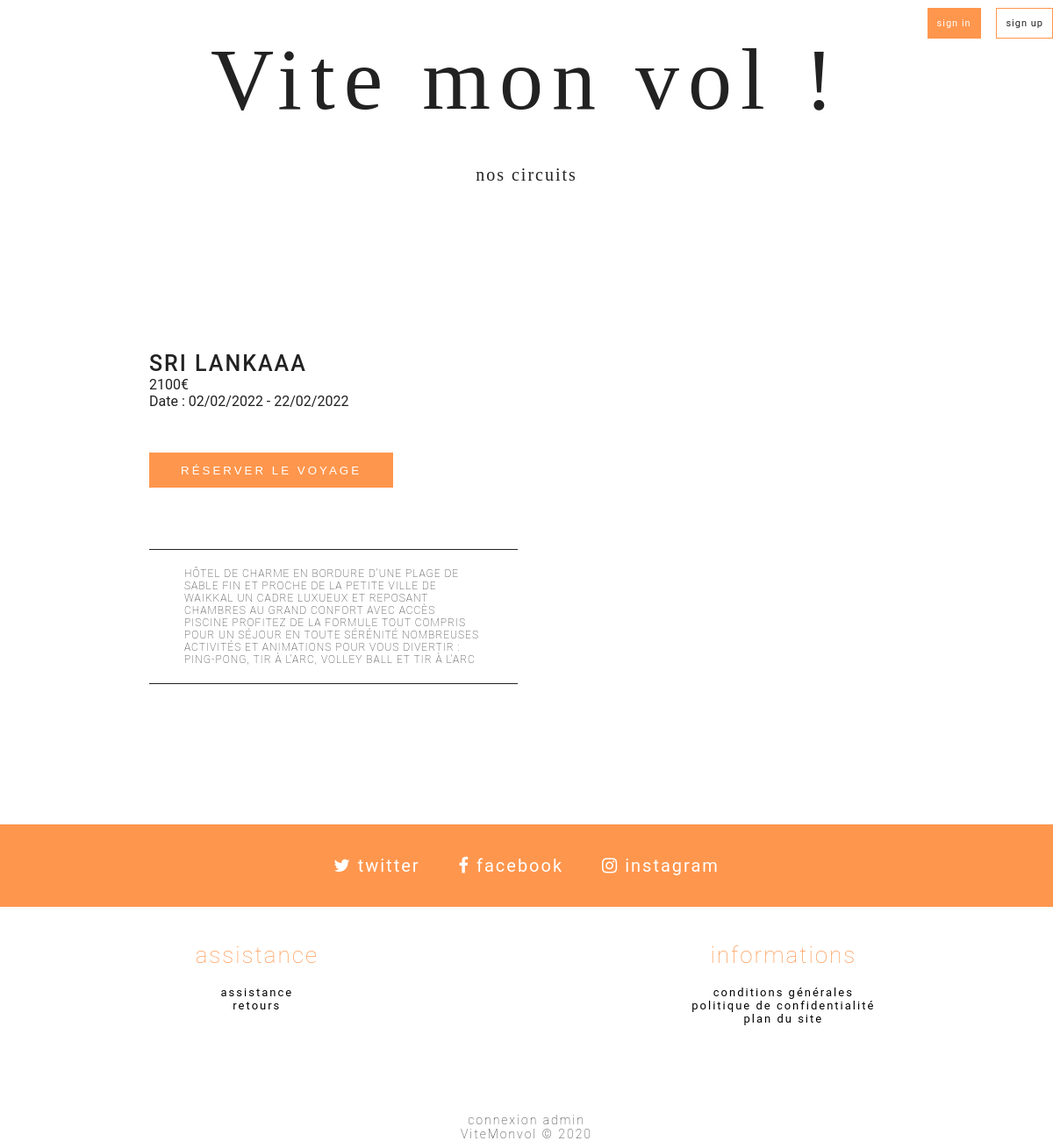
The app's page /?action=trip&id=1 with its own data.
### tables this page shows
CREATE TABLE `trip` (
  `id` int(11) NOT NULL AUTO_INCREMENT,
  `name` varchar(256) NOT NULL,
  `date` varchar(256) NOT NULL,
  `description` text NOT NULL,
  `maximumTravellers` int(11) DEFAULT NULL,
  `link` varchar(255) DEFAULT NULL,
  `picture` varchar(255) DEFAULT NULL,
  `price` int(11) NOT NULL,
  PRIMARY KEY (`id`)
);

### model/trip/TripManager.php (called while the page is built, shortened)
<?php
class TripManager
{
    private $_db;
    public function setDb(PDO $db)
    {
        $this->_db = $db;
    }
    public function get($id)
    {
        $q = $this->_db->prepare('SELECT * FROM trip WHERE id = :id');
        $q->execute([':id' => $id]);
        $trip = $q->fetch(PDO::FETCH_ASSOC);
        return $trip;
    }
}

### model/booking/BookingManager.php (called while the page is built, shortened)
<?php
class BookingManager
{
    private $_db;
    public function setDb(PDO $db)
    {
        $this->_db = $db;
    }
    public function getBookingTrip($id)
    {
        $requete = 'SELECT * FROM booking WHERE tripId = ' . $id;
        $result = $this->_db->query($requete);
        $rows = $result->fetchAll();
        return $rows;
    }
}

### view/trip/trip-view.php (the view, shortened to what this page needs)
<section id="wrapper">
    <div class="card">
        <div class="card-list">
            <div class="description">
                <h4><?php echo $trip['name']; ?></h4>
                <p><?php echo $trip['price']; ?>&euro;</p>
                <p>Date : <?php echo $trip['date']; ?></p>
                <?php if ($maximumTravellers - $countBooking !== 0 ) { ?>
                    <?php if (!$bookingExists) {?>
                        <br>
                            <button id="add-to-booking" value="<?php echo $trip['id']; ?>" onclick="return(bookTrip(<?php echo $trip['id']; ?>));">Réserver le voyage</button>
                        <br>
                    <?php } else { ?>
                        <button style="opacity:50%;" id="add-to-bag" value="<?php echo $trip['id']; ?>" >Voyage réservé</button>
                    <?php } ?>
                <?php } else if ($maximumTravellers == $countBooking) { ?>
                    <button style="opacity:50%;" id="add-to-bag" value="<?php echo $trip['id']; ?>" >Voyage complet </button>
                <?php } ?>
                <p id="text-sign-in"> </p>
                <div class="delivery">
                    <p><?php echo $trip['description']; ?></p>
                </div>
            </div>
        </div>
    </div>
</section>
<?php require ROOT_PATH . 'view/layout.php'; ?>

### public/css/style.css (style rules this page uses)
body { font-family: Roboto, Arial, Helvetica, sans-serif; color: var(--color-default); }
#wrapper { width: 100%; text-align: center; padding-top: 30px; }
#text-sign-in, #text-sign-up, #text-product { font-size: 1.2rem; padding: 1rem; color: var(--color-error); font-weight: 400; }
.card { text-align: center; }
.card-list { text-align: left; margin: 0; }
.description { margin-top: 5rem; padding: 1rem; }
.description h4 { letter-spacing: 0.2rem; text-transform: uppercase; font-size: 2.5rem; font-weight: 500; }
#add-to-bag, #checkout, #add-to-booking { margin-top: 3rem; height: 4rem; border: 1px solid var(--color-link); background-color: var(--color-link); font-weight: 500; letter-spacing: 3px; text-transform: uppercase; color: var(--color-page); padding: 0 3.5rem; }
.delivery { margin: 5rem 0; font-weight: 100; font-size: 1.2rem; letter-spacing: 1px; }
@media screen and (min-width:768px) { body { text-align: center; } }
@media screen and (min-width:768px) { ::placeholder { letter-spacing: 2px; text-transform: lowercase; text-align: left; color: #9f9f9f; opacity: 1; } }
@media screen and (min-width:768px) { #wrapper { width: 90%; margin: 0 auto; text-align: center; } }
@media screen and (min-width:768px) { .card { margin: 10rem; } }
@media screen and (min-width:768px) { .card-list { display: flex; } }
@media screen and (min-width:768px) { .description { max-width: 50%; margin: 0re 5rem; } }
@media screen and (min-width:768px) { .delivery { text-transform: uppercase; padding: 2rem 4rem; border-bottom: 1px solid var(--color-default); border-top: 1px solid var(--color-default); } }

### records on screen
trip: name "SRI LANKAAA", price "2100", date "02/02/2022 - 22/02/2022", description "HÔTEL DE CHARME EN BORDURE D'UNE PLAGE DE SABLE FIN ET PROCHE DE LA PETITE VILLE DE WAIKKAL UN CADRE LUXUEUX ET REPOSANT CHAMBRES AU GRAND CONFORT AVEC ACCÈS PISCINE PROFITEZ DE LA FORMULE TOUT COMPRIS POUR UN SÉJOUR EN TOUTE SÉRÉNITÉ NOMBREUSES ACTIVITÉS ET ANIMATIONS POUR VOUS DIVERTIR : PING-PONG, TIR À L'ARC, VOLLEY BALL ET TIR À L'ARC"
